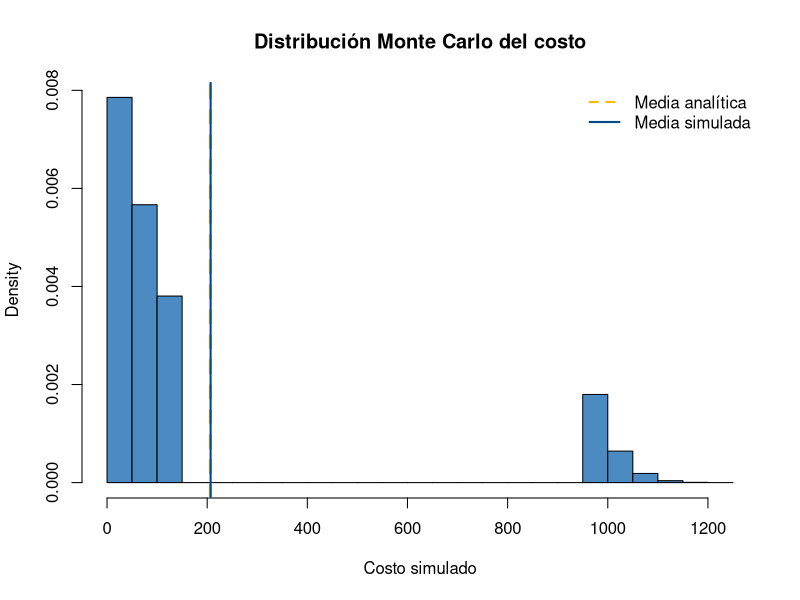
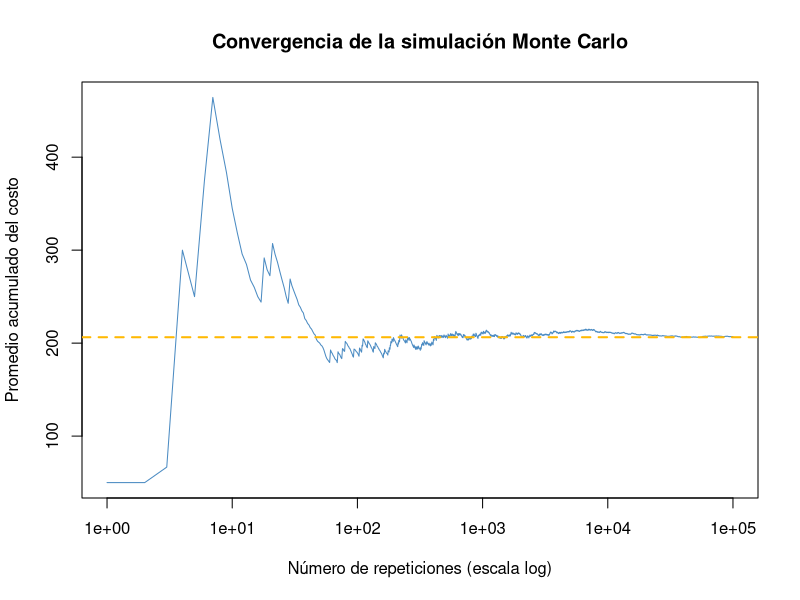

Here is the R script that generated these plots, in order:
## ---- chunk 1
# Ejemplo genérico: X ~ Bin(20, 0.1), costo = 50X + 800*1{X>3}
n <- 20; p <- 0.1
EX <- n*p
P_umbral <- 1 - pbinom(3, n, p)
E_costo <- 50*EX + 800*P_umbral
E_costo
## ---- chunk 2
n <- 20; p <- 0.1
set.seed(1)
n_sim <- 100000
X_sim <- rbinom(n_sim, n, p)
## ---- chunk 3
head(X_sim, 10)      # los primeros 10 valores simulados
table(X_sim) / n_sim # la distribución empírica de X_sim
## ---- chunk 4
costo_sim <- 50*X_sim + 800*(X_sim > 3)
## ---- chunk 5
media_sim <- mean(costo_sim)
ee_montecarlo <- sd(costo_sim) / sqrt(n_sim)
media_sim
ee_montecarlo
## ---- chunk 6
c(inferior = media_sim - 1.96*ee_montecarlo, superior = media_sim + 1.96*ee_montecarlo)
## ---- chunk 7
EX <- n*p
P_umbral <- 1 - pbinom(3, n, p)
E_costo_analitico <- 50*EX + 800*P_umbral

data.frame(
  metodo = c("Analítico", "Monte Carlo"),
  valor  = c(E_costo_analitico, media_sim),
  diferencia_relativa = c(NA, abs(media_sim - E_costo_analitico)/E_costo_analitico)
)
## ---- chunk 8
#| label: fig-histograma-costo-mc
#| fig-cap: "Distribución simulada del costo, con la media analítica y la simulada superpuestas"
hist(costo_sim, breaks = 30, col = "#4B8BC2", probability = TRUE,
     main = "Distribución Monte Carlo del costo",
     xlab = "Costo simulado")
abline(v = E_costo_analitico, col = "#FFB903", lwd = 3, lty = 2)
abline(v = media_sim, col = "#004B85", lwd = 2)
legend("topright", legend = c("Media analítica", "Media simulada"),
       col = c("#FFB903", "#004B85"), lwd = 2, lty = c(2,1), bty = "n")
## ---- chunk 9
#| label: fig-convergencia-mc
#| fig-cap: "El promedio simulado se estabiliza a medida que crecen las repeticiones"
promedio_acumulado <- cumsum(costo_sim) / seq_along(costo_sim)

plot(1:n_sim, promedio_acumulado, type = "l", col = "#4B8BC2", log = "x",
     xlab = "Número de repeticiones (escala log)", ylab = "Promedio acumulado del costo",
     main = "Convergencia de la simulación Monte Carlo")
abline(h = E_costo_analitico, col = "#FFB903", lwd = 2, lty = 2)
## ---- chunk 10
n <- 30; p <- 0.09
EX <- n*p
P_mayor_4 <- 1 - pbinom(4, n, p)
E_costo <- 200*EX + 3000*P_mayor_4
c(EX = EX, P_mayor_4 = P_mayor_4, E_costo = E_costo)
## ---- chunk 11
set.seed(1)
X_sim <- rbinom(100000, n, p)
costo_sim <- 200*X_sim + 3000*(X_sim > 4)

media_sim <- mean(costo_sim)
ee_mc <- sd(costo_sim) / sqrt(100000)

data.frame(
  metodo = c("Analítico", "Monte Carlo"),
  valor = c(E_costo, media_sim),
  IC_inferior = c(NA, media_sim - 1.96*ee_mc),
  IC_superior = c(NA, media_sim + 1.96*ee_mc)
)
## ---- chunk 12
lambda_2h <- 2.5 * 2   # reescalar a 2 horas
dpois(6, lambda_2h)
## ---- chunk 13
media_obs <- 2.6; var_obs <- 2.7
var_obs / media_obs
## ---- chunk 14
dpois(7, 6)
